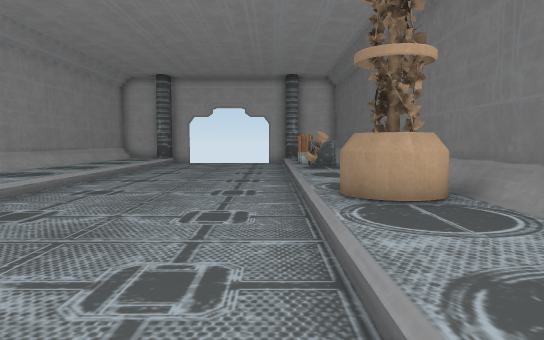
[1] (above)

12 first-person views from a walk through a Unity game level. The camera is 1.2 m above the floor, tilts 4° down and sees 70° across. The floor is counted in squares, 1 m on a side. Each view is taken from the middle of a square. On the plan, view 1 faces up. The plan holds only what a view shows up to about 15 squares ahead; the rest is blank. Some surface patterns are stand-ins.

[2]
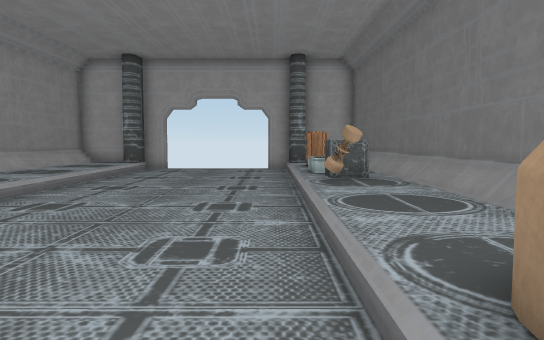

[3]
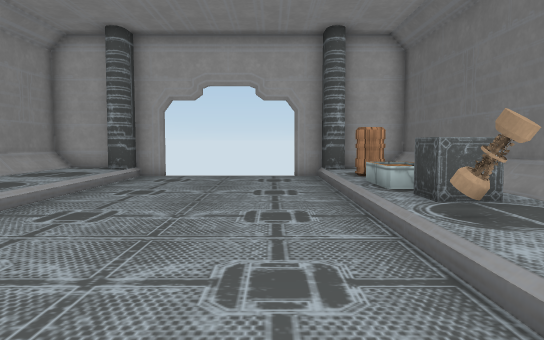

[4]
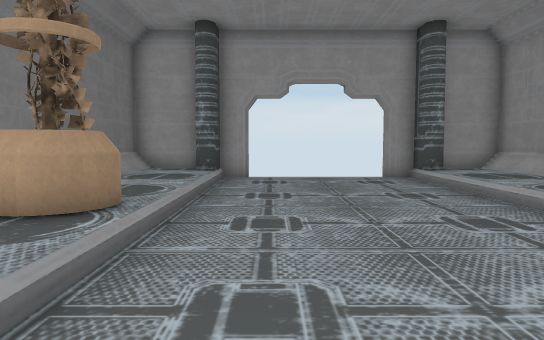

[5]
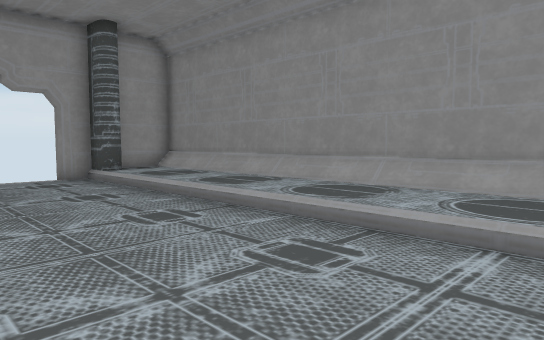

[6]
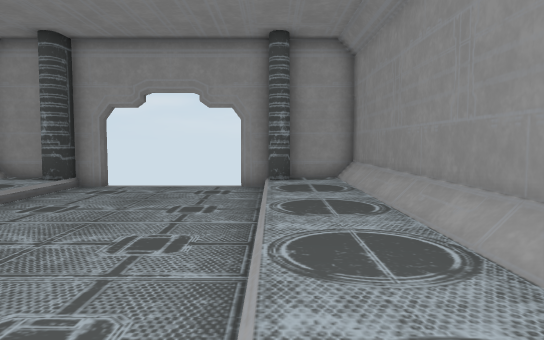

[7]
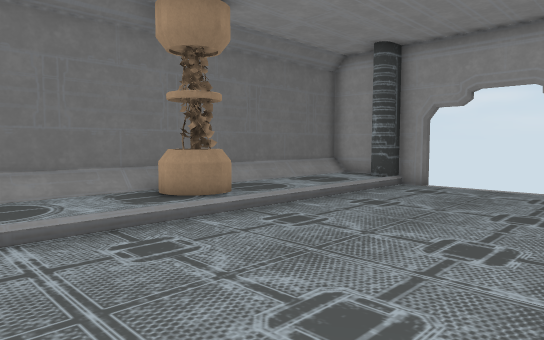

[8]
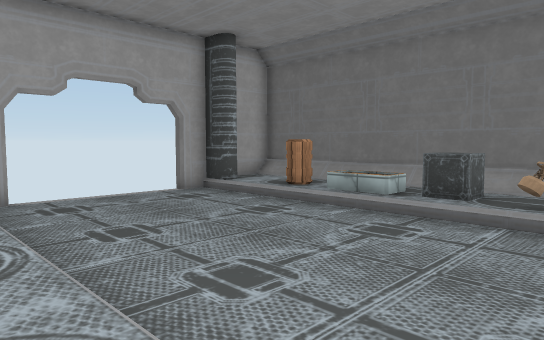

[9]
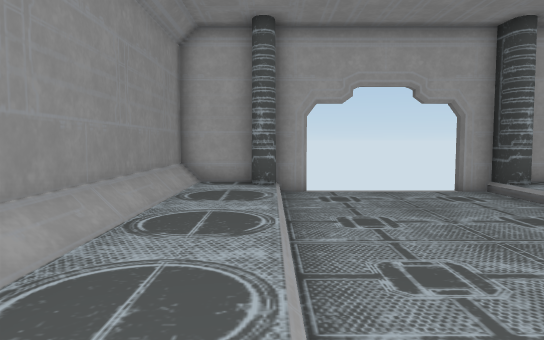

[10]
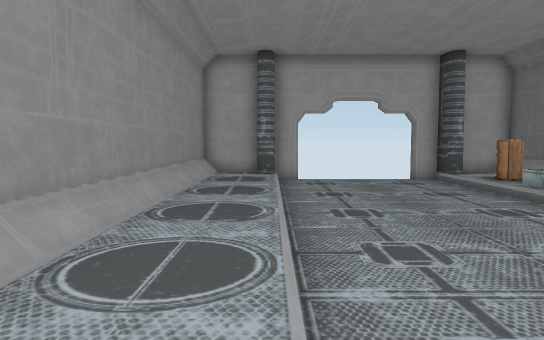

[11]
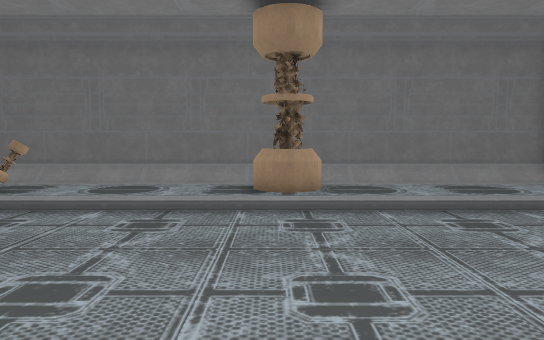

[12]
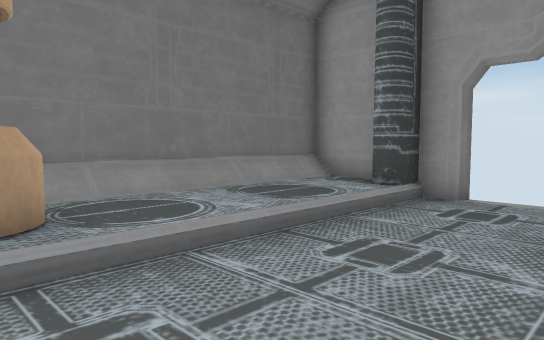

### Floor plan
Key: @ floor where view 1 was taken; # wall or solid block; . main floor; : floor 0.25 m higher than the main floor; / step, stairs or slope; B box; A barrel; O other object.
Columns run from 9 left of view 1 to 4 right of it. Each row starts with its distance up from view 1.
 23 #####....#####
 22 #::#......#:/#
 21 #::/......::/#
 20 #::/......AA/#
 19 #::/......:A/#
 18 #::/......///#
 17 #::/......///#
 16 #::/......:B/#
 15 #::/......:B/#
 14 #::/......OO/#
 13 #::/......:O/#
 12 #::/......::/#
 11 #::/......::/#
 10 #::/......::/#
  9 #::/......::/#
  8 #::/......::/#
  7 #::/......OOO#
  6 #::/......OOO#
  5 #::/......::/#
  4 #::/......::/#
  3 #::/......::/#
  2 #::/......::/#
  1 #::/......::/#
  0 #::/.....@::/#
 -1 #::#......#:/#
 -2 ####      ####

Positions as (right, up) in squares from view 1, and headings:
1: (0, 0), facing up
2: (0, 5), facing up
3: (-1, 9), facing up
4: (-1, 12), facing down
5: (-1, 12), facing down-left
6: (-6, 12), facing down
7: (-6, 12), facing down-right
8: (-7, 12), facing up-right
9: (-6, 11), facing up
10: (-6, 7), facing up
11: (-8, 7), facing right
12: (-3, 7), facing down-right
